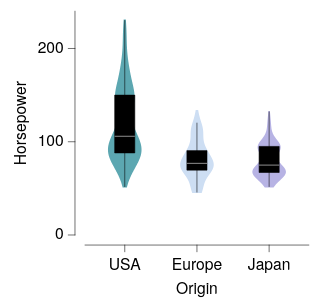

The specification (Vega-Lite) saved for this image:
### Vega-Lite specification from a JSON file in a GitHub repository (floating-point values rounded to 4 significant figures; data arrays with more than 128 entries replaced by an {"elided": "..."} marker saying what was removed)
{"background": null, "config": {"arc": {"fill": "#DBDBDB", "fillOpacity": 1.0, "innerRadius": 25.0, "padAngle": 0.03, "stroke": "black", "strokeOpacity": 1, "strokeWidth": 0.25}, "area": {"fill": "#DBDBDB", "fillOpacity": 1.0, "stroke": "black", "strokeOpacity": 1, "strokeWidth": 0.25}, "axis": {"domain": true, "domainCap": "round", "domainColor": "black", "domainWidth": 0.25, "grid": false, "gridCap": "round", "gridColor": "#F1F1F1", "gridDash": [0, 0], "gridOpacity": 1.0, "gridWidth": 0.25, "labelColor": "black", "labelFont": "Helvetica Neue, HelveticaNeue, Helvetica, Arial, sans-serif", "labelFontSize": 7, "labelFontStyle": "normal", "labelFontWeight": 400, "offset": 4.5, "ticks": true, "tickCap": "round", "tickColor": "black", "tickRound": false, "tickSize": 3, "tickWidth": 0.25, "titleColor": "black", "titleFont": "Helvetica Neue, HelveticaNeue, Helvetica, Arial, sans-serif", "titleFontSize": 7, "titleFontStyle": "normal", "titleFontWeight": 400}, "axisX": {"domain": true, "labelAlign": "center", "labelAngle": 0, "labels": true, "ticks": true, "translate": 0}, "axisY": {"domain": true, "labelAlign": "right", "labelAngle": 0, "labels": true, "ticks": true, "translate": 0}, "axisRight": {"domain": true, "labelAlign": "left", "labelAngle": 0, "labels": true, "ticks": true, "translate": 0}, "axisTop": {"domain": true, "labelAlign": "center", "labelAngle": 0, "labels": true, "ticks": true, "translate": 0}, "axisBand": {"tickOffset": 0}, "bar": {"fill": "#DBDBDB", "fillOpacity": 1.0, "stroke": "black", "strokeOpacity": 1, "strokeWidth": 0.25}, "boxplot": {"size": 9.0, "ticks": {"cornerRadius": 0.25, "fill": "black", "opacity": 1, "size": 4.5, "thickness": 0.25}, "box": {"fillOpacity": 1.0, "stroke": "black", "strokeOpacity": 1, "strokeWidth": 0.25}, "median": {"cornerRadius": 0, "fill": "black", "fillOpacity": 1.0, "opacity": 1, "size": 9.0, "thickness": 0.25}, "rule": {"fill": "black", "fillOpacity": 1.0, "size": 10.0, "stroke": "black", "strokeDash": [0, 0], "strokeOpacity": 1, "strokeWidth": 0.25}, "outliers": {"color": "black", "fill": "black", "fillOpacity": 1.0, "size": 0, "stroke": "black", "strokeOpacity": 1, "strokeWidth": 0.25}}, "circle": {"fill": "black", "fillOpacity": 1.0, "size": 1.25, "stroke": null, "strokeOpacity": 1, "strokeWidth": 0.25}, "errorband": {"band": {"fillOpacity": 0.6, "stroke": null, "strokeWidth": 0.25, "strokeOpacity": 1}, "borders": {"opacity": 0, "strokeOpacity": 0.25, "strokeWidth": 1}}, "errorbar": {"opacity": 1, "rule": {"strokeDash": [0, 0], "strokeWidth": 0.25}, "ticks": {"color": "black", "cornerRadius": 0.125, "opacity": 1, "size": 6.0, "thickness": 0.25}, "thickness": 0.25}, "font": "Helvetica Neue, HelveticaNeue, Helvetica, Arial, sans-serif", "geoshape": {"fill": "#DBDBDB", "fillOpacity": 1.0, "stroke": "black", "strokeOpacity": 1, "strokeWidth": 0.25}, "header": {"labelColor": "black", "labelFont": "Helvetica Neue, HelveticaNeue, Helvetica, Arial, sans-serif", "labelFontSize": 7, "labelFontStyle": "normal", "labelFontWeight": 400, "titleColor": "black", "titleFont": "Helvetica Neue, HelveticaNeue, Helvetica, Arial, sans-serif", "titleFontSize": 7, "titleFontStyle": "normal", "titleFontWeight": 400, "titlePadding": 0}, "legend": {"disable": false, "offset": 4.5, "titlePadding": 4, "labelOffset": 2, "gradientLabelOffset": 2, "gradientLength": 50.0, "gradientThickness": 5.0, "gradientOpacity": 1.0, "gradientStrokeColor": "black", "gradientStrokeWidth": 0.25, "labelColor": "black", "labelFont": "Helvetica Neue, HelveticaNeue, Helvetica, Arial, sans-serif", "labelFontSize": 7, "labelFontStyle": "normal", "labelFontWeight": 400, "strokeColor": "black", "strokeWidth": 0, "symbolSize": 42, "symbolStrokeColor": "black", "symbolStrokeWidth": 0.25, "titleColor": "black", "titleFont": "Helvetica Neue, HelveticaNeue, Helvetica, Arial, sans-serif", "titleFontSize": 7, "titleFontStyle": "normal", "titleFontWeight": 400}, "line": {"color": "black", "stroke": "black", "strokeCap": "round", "strokeDash": [0, 0], "strokeOpacity": 1, "strokeWidth": 0.375}, "point": {"filled": true, "fill": "#DBDBDB", "fillOpacity": 1.0, "size": 5.0, "stroke": "black", "strokeOpacity": 1, "strokeWidth": 0.25}, "range": {"category": ["#5CA7B1", "#CDDEF3", "#B7B3E4", "#B3DAB5", "#F5E1B3", "#3D727B", "#8AA8D2", "#867DAC", "#80A988", "#CBB17A", "#204148", "#59719A", "#584C77", "#507B5F", "#9D824D"], "diverging": {"scheme": ["#C35082", "#CE6D94", "#D989A7", "#E2A4BA", "#EABFCE", "#F1DBE2", "#F6F6F6", "#D7E0EB", "#B9CBE0", "#9BB6D5", "#7DA1C9", "#5F8CBD", "#4177B1"]}, "heatmap": {"scheme": ["#32022B", "#43044D", "#4C196E", "#4D338C", "#484DA6", "#3A68BB", "#1D83CA", "#1D9CCB", "#23B5C9", "#28CDC5", "#4DE0B4", "#91EE9F"]}, "ordinal": {"scheme": ["#F1F1F1", "#DBDBDB", "#C6C6C6", "#B2B2B2", "#9D9D9D", "#898989", "#767676", "#636363", "#515151", "#404040", "#2F2F2F", "#1F1F1F"]}, "ramp": {"scheme": ["#32022B", "#43044D", "#4C196E", "#4D338C", "#484DA6", "#3A68BB", "#1D83CA", "#1D9CCB", "#23B5C9", "#28CDC5", "#4DE0B4", "#91EE9F"]}}, "rule": {"color": "black", "stroke": "black", "strokeCap": "round", "strokeDash": [2, 2], "strokeOpacity": 1, "strokeWidth": 0.25}, "scale": {"bandPaddingInner": 0.1, "bandPaddingOuter": 0.1, "round": false}, "rect": {"fill": "#DBDBDB", "fillOpacity": 1.0, "stroke": "black", "strokeOpacity": 1, "strokeWidth": 0.25}, "square": {"fill": "#DBDBDB", "fillOpacity": 1.0, "size": 10.0, "stroke": "black", "strokeOpacity": 1, "strokeWidth": 0.25}, "text": {"color": "black", "font": "Helvetica Neue, HelveticaNeue, Helvetica, Arial, sans-serif", "fontSize": 7, "fontStyle": "normal", "fontWeight": 400}, "tick": {"color": "black", "cornerRadius": 0.125, "opacity": 1.0, "size": 9.0, "thickness": 0.25}, "title": {"anchor": "middle", "frame": "group", "color": "black", "font": "Helvetica Neue, HelveticaNeue, Helvetica, Arial, sans-serif", "fontSize": 7, "fontStyle": "normal", "fontWeight": 400, "subtitleColor": "black", "subtitleFont": "Helvetica Neue, HelveticaNeue, Helvetica, Arial, sans-serif", "subtitleFontSize": "Helvetica Neue, HelveticaNeue, Helvetica, Arial, sans-serif", "subtitleFontStyle": "normal", "subtitleFontWeight": 400}, "trail": {"color": "black", "opacity": 1, "size": 0.375}, "view": {"continuousWidth": 100, "continuousHeight": 100, "discreteWidth": 100, "discreteHeight": 100, "fill": null, "stroke": null, "strokeWidth": 0.25}}, "layer": [{"data": {"name": "data-436178437a4916390a797cd3a4c4a67d"}, "mark": {"type": "line", "fillOpacity": 1.0, "filled": true, "strokeOpacity": 0, "strokeWidth": 0.25}, "encoding": {"color": {"field": "__group", "legend": null, "scale": {"domain": ["USA", "Europe", "Japan"]}, "sort": ["USA", "Europe", "Japan"], "title": null, "type": "nominal"}, "order": {"field": "__order", "type": "quantitative"}, "x": {"axis": null, "field": "__x", "scale": {"domain": [0, 100], "padding": 0}, "type": "quantitative"}, "y": {"field": "__y", "title": "Horsepower", "type": "quantitative"}}}, {"data": {"name": "data-d7a230a7326baf606a19256938f2a2d2"}, "mark": {"type": "boxplot", "color": "black", "median": {"fill": "white"}, "rule": {"stroke": "black"}, "ticks": false}, "encoding": {"x": {"axis": {}, "field": "Origin", "scale": {"domain": ["USA", "Europe", "Japan"]}, "sort": ["USA", "Europe", "Japan"], "title": "Origin", "type": "nominal"}, "y": {"field": "Horsepower", "title": "Horsepower", "type": "quantitative"}}}], "resolve": {"axis": {"x": "independent"}}, "$schema": "https://vega.github.io/schema/vega-lite/v6.4.1.json", "datasets": {"data-436178437a4916390a797cd3a4c4a67d": {"elided": "1200 records"}, "data-d7a230a7326baf606a19256938f2a2d2": {"elided": "400 records"}}}
